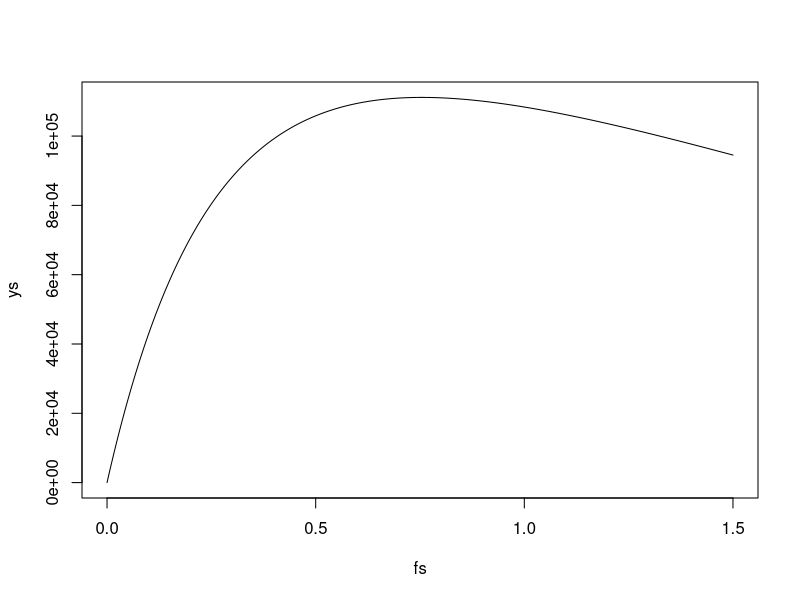
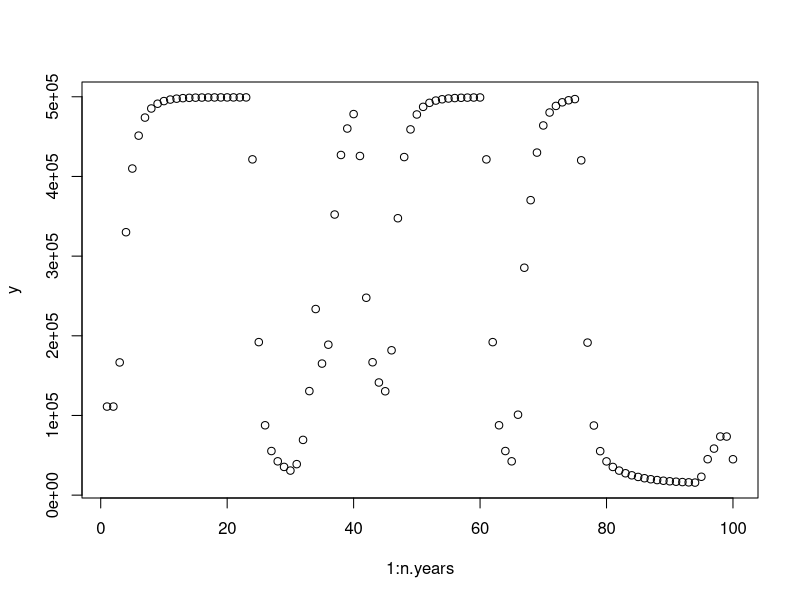
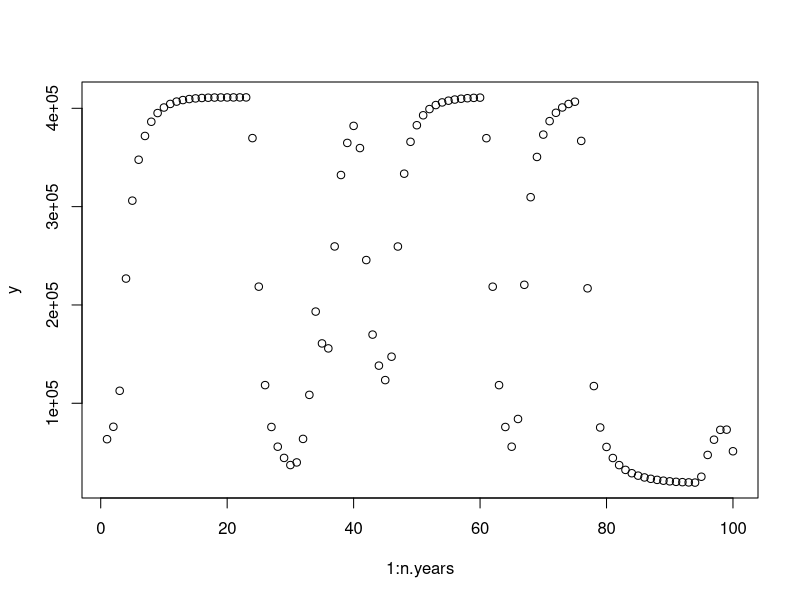

Reproduce these figures in R, in order.
# Equilibrium Renewal Model
# Sardine Parameters
ages.test <- 0:15
nages.test <- length(ages.test)
selectivity.test <- cbind(age=ages.test,selectivity = c(0.263,1.00,1.000,0.669,0.471,0.390,0.358,0.345,0.339,0.335,0.333,0.332,0.332,0.331,0.331,0.331))  #fishery selectivity from sardine assessment; see Table App.A.1. in Hurtado-Ferro & Punt 2014 
#Appendix A.1 caption: "Fleet-averaged selectivity (computed using the output of model X6e of Hill et al. [2012]). Results are shown for 2011, 2007-2011, and 2002-2011."
lh.pars <- list(M = 0.4,   #from sardine assessment (Hurtado-Ferro & Punt 2014)
                selectivity = selectivity.test,
                ages = ages.test,
                l.at.age = seq(4,28,length.out=nages.test), # Lengths are in mm...? Doesn't actually matter because lengths aren't used in the most basic model
                w.at.age = seq(0.014,0.180,length.out=nages.test)*0.001, #weights at age are in kg; multiplying by 0.001 gives mt
                maturity = c(0,0.4,0.85,0.99,rep(1,times=12)), # Roughly based on maturity ogives from Silva et al. 2006 ICES JMS.
                R0=5e9) 

# Function to calculate spawning biomass per recruit
sbprFN <- function(lh.pars, F=0) {
  with (lh.pars,{
    n.age<-rep(NA, length(ages))
    n.age[1]<-1
    for (i in 2:length(ages)){
      n.age[i]<- n.age[i-1]*exp(-F*selectivity[i-1,2]-M)
    }
    sbpr <- sum(n.age * maturity*w.at.age)
  })
}

yprFN<- function(lh.pars, F=0) {
  with (lh.pars,{
    n.age<-rep(NA, length(ages))
    y.age <- rep(NA, length(ages))
    n.age[1]<-1
    f.at.age <- F * selectivity[,2]
    for (i in 2:length(ages)){
      n.age[i]<- n.age[i-1]*exp(-f.at.age[i-1]-M)
    }
    b.age <- n.age * w.at.age
    # apply Baranov catch equation
    for (i in 1:length(ages)){
      y.age[i] <- b.age[i]*f.at.age[i] / (f.at.age[i] + M) * (1-exp(-f.at.age[i] - M))
    }
    maxage <- length(ages)
    ypr <- sum(y.age)
    
  })
}

rzero <- 1E10 # arbitrary
h <- 0.9

sbpr.nofishing <- sbprFN(lh.pars, F=0)
bhb <- (h-0.2)/((1-h)*(0.2*sbpr.nofishing*rzero))
bha <- (1+bhb*sbpr.nofishing*rzero)/(sbpr.nofishing)

fs <- seq(0,1.5,by=0.001)

ys <- rep(NA,length(fs))
spb <- rep(NA,length(fs))
for (i in 1:length(fs)){
  f <- fs[i]
  sbpr <- sbprFN(lh.pars, F=f)
  ypr <- yprFN(lh.pars, F=f)
  r.tmp <-max(c(0 ,(bha*sbpr-1)/(bhb*sbpr)))
  ys[i]<-r.tmp * ypr
  spb[i] <- sbpr * r.tmp
  }
  
plot(fs,ys,type="l")
Fmsy <- fs[which(ys == max(ys))]

sbpr <- sbprFN(lh.pars, F=Fmsy)
r.tmp <-max(c(0 ,(bha*sbpr-1)/(bhb*sbpr)))

# clunky code to simulate
n.years <- 100
F <- Fmsy

selectivity <- lh.pars$selectivity
ages <- lh.pars$ages
l.at.age <- lh.pars$l.at.age
w.at.age <- lh.pars$w.at.age
maturity <- lh.pars$maturity

M <- lh.pars$M


get.n.at.age <- function(lh.pars,R,n.tminus.1,F){
  with(lh.pars, {
  output <- c(R,n.tminus.1[-length(n.tminus.1)]*exp(-M - F*selectivity[-length(n.tminus.1),2]))
  })
}
getyield <- function(bvec,fvec, M) sum(bvec * fvec / (fvec + rep(M ,length(bvec))) * (rep(1,length(bvec)) - exp(-fvec - rep(M,length(bvec)))))

# Set Recruitment Devs, 3 different levels that change regime-like
Rlevels <- c(0.25,1,4)
Rdevs <- rep(NA,n.years)
Rdevs[1] <- 1
p.shift <- 0.1
shift.mag <- log(0.25)
probs <- runif(n.years,0,1)
for (i in 2:n.years) {
  if (probs[i] > p.shift) {
    Rdevs[i] <- Rdevs[i - 1]
  } else {
  Rdevs[i] <- sample(Rlevels[which(!Rlevels==Rdevs[i-1])],size=1)
}
}

# Set up matrix to store output
outmat <- matrix(NA,nrow= n.years, ncol = 16)
# get initial conditions (at F = Fmsy)

outmat[1,1]<-r.tmp
#initial conditions
for (i in 2:length(ages)){
  outmat[1,i]<-outmat[1,i-1]*exp(-F*selectivity[i-1,2]-M)
}
# get yield in first year
y<- rep(NA,n.years)
y[1]<-getyield(bvec=outmat[1,]*w.at.age, F*selectivity[,2],M)

for (i in 2:n.years) {
  sb <- sum(outmat[i-1,]*maturity * w.at.age)
  r.year <- (bha*sb / (1+bhb * sb) )*Rdevs[i-1]
  outmat[i,]<-get.n.at.age(lh.pars,R=r.year,n.tminus.1 = outmat[i-1,],F=Fmsy)
  y[i]<-getyield(bvec = outmat[i,]*w.at.age,F*selectivity[,2],M)
}

plot(1:n.years,y)
y_mean_msy <- mean(y)
print(mean(y))

# repeat at 0.5 * Fmsy
F=0.5 * Fmsy
y<- rep(NA,n.years)
y[1]<-getyield(bvec=outmat[1,]*w.at.age, F*selectivity[,2],M)

for (i in 2:n.years) {
  sb <- sum(outmat[i-1,]*maturity * w.at.age)
  r.year <- (bha*sb / (1+bhb * sb))*Rdevs[i-1]
  outmat[i,]<-get.n.at.age(lh.pars,R=r.year,n.tminus.1 = outmat[i-1,],F=F)
  y[i]<-getyield(bvec = outmat[i,]*w.at.age,F*selectivity[,2],M)
}

plot(1:n.years,y)
print(mean(y))
y_mean_0.5msy <- mean(y)

print(c(y_mean_msy,y_mean_0.5msy))
